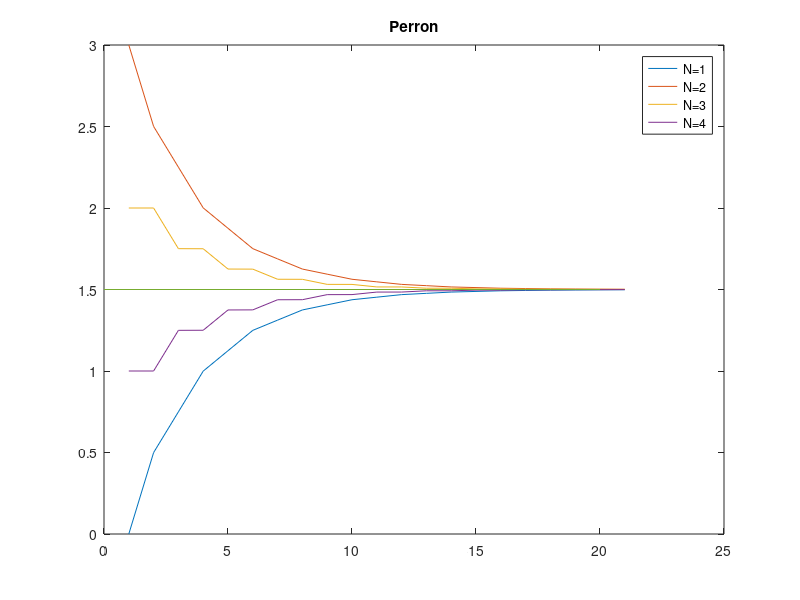
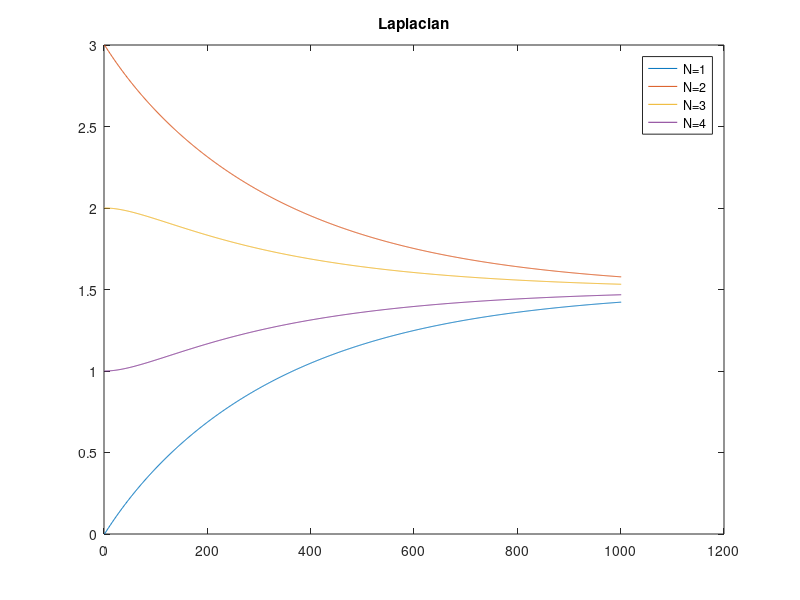
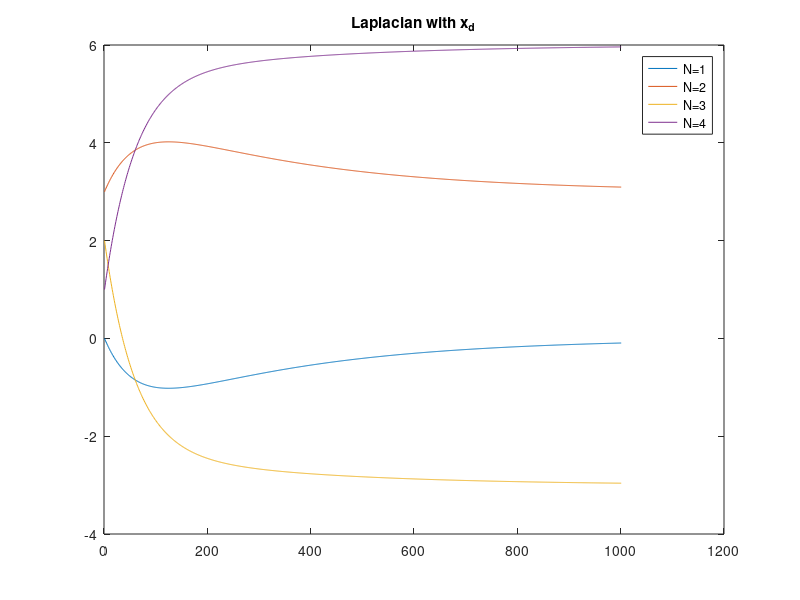

MATLAB code for these plots, in order: (Note: this script raises an error after producing the figures.)
% Motors weigh 1kg
m_vec = [1, 1, 1, 1]
m = sum(m_vec)

% Motors are at these coordinates from center of mass
l = [
    sqrt(2)/2,      sqrt(2)/2,   0
    -sqrt(2)/2,     sqrt(2)/2,   0
    -sqrt(2)/2,     -sqrt(2)/2,   0
    sqrt(2)/2,      -sqrt(2)/2,   0
]'

% Inertial tensor of quadcopter is then
I_xx = 0;
I_yy = 0;
I_zz = 0;
for i=1:4
    I_xx = I_xx + (l(2,i)^2)*m_vec(i);
    I_yy = I_yy + (l(1,i)^2)*m_vec(i);
    I_zz = I_zz + (l(1,i)^2 + l(2,i)^2)*m_vec(i);
end
I_C = diag([I_xx,I_yy,I_zz])


M_RB = [
    m*eye(3)     zeros(3)
    zeros(3)            I_C
]

% PID parameters
PID_inner_max = 100
PID_outer_max = 10

% Gravity
g = 9.82
F_e_g = [0; 0; g]*m % m/s


%%---------------------------------------------
%Swarm dynamics
%%
disp("------------------")

% Defining vertice vector V
V = [1,2,3,4]

%Starting x-values for drones in swarm
x_0 = [0, 3, 2, 1]'; 

R_min = 1; %Dist between drones in m

%Define edges using R_min distance between vertices
E = {};
for i = V
    for j = V
        if not(i == j) && abs(x_0(i) - x_0(j)) <= R_min
            E{end+1} = [i,j];           
        end
    end
end
E

%Use found edges to find adjecency matrix
A = zeros(length(V));
for i = V
    for j = V
        for val = E
            if isequal(val, {[i,j]})
                A(i,j) = 1;
                break
            end
        end
    end
end
A

%Defining desired position p_d
x_d = [1,4,-2,7]'

% Defining neighbors N
N = {};
for i = V
    N(i) = {find(not(A(i,:)==0))};
end
N

% Defining graph G
G = {V,E}

% Defining degree matrix D
D = zeros(length(V));
for i = V
    for j = V
        if not(i==j)
            D(i,i) = D(i,i) + A(i,j);
        end
    end
end
D

% Defnining graph Laplacian L
L = D-A

% check row-sum is equal to zero
rowSums = sum(L,2)

% Define eigenvector of *1* v
v = ones(length(L),1)

% Test result of L*v=lambda*v, which should then give zero
shouldBeZero = L*v

% Test result of L*v=lambda*v, which should also then give zero
shouldBeZero = v'*L

% Then Perron can be defined
delta = max(diag(D))
str = "Epsilon can be (" + 0 + "," + 1/delta + "]";
disp(str)
epsilon = 1/delta*0.999 % This value should be (0,delta^-1)
%epsilon = 0.1
P = eye(length(L)) - epsilon*L
% Alternative Perron definition
%P = ((eye(length(D))+D)^-1) * (eye(length(A)) + A)

% Check Perron matrix is defined correctly
disp("A correct Perron matrix should give 1 when multiplied by egeinvector with ones")
P*ones(length(L),1)

% check row-sum is equal to one
rowSums = sum(P,2)

% check col-sum is equal to one
colSums = sum(P,1)

disp("Eigenvalues(d) and eigenvectors(v) of L")
[v_L,d_L] = eig(L)
disp("Eigenvalues(d) and eigenvectors(v) of P")
[v_P,d_P] = eig(P)
1-epsilon*diag(d_L)

1-diag(D)/delta

% Testing convergence

% Expected Decision (balanced)
alpha_expected = sum(x_0)/length(x_0)

figure
x = x_0;
x_hist = [x];
loops = 20;
for t=1:loops
    x = P*(x)
    x_hist = [x_hist,x];
end
plot(1:length(x_hist),x_hist',[0,loops],[alpha_expected,alpha_expected])
legends = cellstr(num2str(V', 'N=%-d'))
legend(legends)
title("Perron")

distances = zeros(length(x_d));
for i=1:length(x_d)
    for j=1:length(x_d)
        distances(i,j) = x_d(i) - x_d(j);
    end
end
distances

final_distances = zeros(length(x));
for i=1:length(x)
    for j=1:length(x)
        final_distances(i,j) = x(i) - x(j);
    end
end
final_distances

figure
x = x_0;
x_hist = [x];
loops = 1000;
delta_time = 0.005;
for t=1:loops
    x_dot = -L*(x);
    x = x + x_dot * delta_time;
    x_hist = [x_hist,x];
end
plot(1:length(x_hist),x_hist')
legends = cellstr(num2str(V', 'N=%-d'))
legend(legends)
title("Laplacian")

figure
x = x_0;
x_hist = [x];
loops = 1000;
delta_time = 0.005;
for t=1:loops
    x_dot = -L*(x-x_d);
    x = x + x_dot * delta_time;
    x_hist = [x_hist,x];
end
plot(1:length(x_hist),x_hist')
legends = cellstr(num2str(V', 'N=%-d'))
legend(legends)
title("Laplacian with x_d")

%%
% Compare simulink output with matlab output

distances

final_distances

sim_lastx = simout_x(end,:)';
sim_distances = zeros(length(x));
for i=1:length(x)
    for j=1:length(x)
        sim_distances(i,j) = sim_lastx(i) - sim_lastx(j);
    end
end
sim_distances
